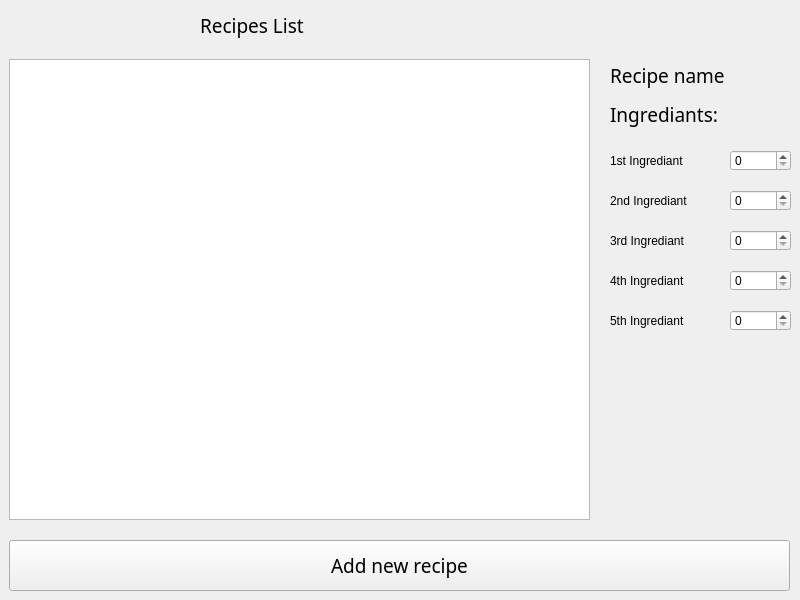
<?xml version="1.0" encoding="UTF-8"?>
<ui version="4.0">
 <class>Widget</class>
 <widget class="QWidget" name="Widget">
  <property name="geometry">
   <rect>
    <x>0</x>
    <y>0</y>
    <width>800</width>
    <height>600</height>
   </rect>
  </property>
  <property name="windowTitle">
   <string>Widget</string>
  </property>
  <widget class="QSplitter" name="splitter">
   <property name="geometry">
    <rect>
     <x>9</x>
     <y>59</y>
     <width>581</width>
     <height>461</height>
    </rect>
   </property>
   <property name="orientation">
    <enum>Qt::Horizontal</enum>
   </property>
   <widget class="QWidget" name="layoutWidget">
    <layout class="QVBoxLayout" name="verticalLayout_3">
     <item>
      <widget class="QListView" name="recipes_listView">
       <property name="font">
        <font>
         <pointsize>10</pointsize>
        </font>
       </property>
      </widget>
     </item>
    </layout>
   </widget>
  </widget>
  <widget class="QPushButton" name="pushButton">
   <property name="geometry">
    <rect>
     <x>9</x>
     <y>540</y>
     <width>781</width>
     <height>51</height>
    </rect>
   </property>
   <property name="font">
    <font>
     <family>Tempus Sans ITC</family>
     <pointsize>14</pointsize>
    </font>
   </property>
   <property name="text">
    <string>Add new recipe</string>
   </property>
  </widget>
  <widget class="QLabel" name="label">
   <property name="geometry">
    <rect>
     <x>200</x>
     <y>10</y>
     <width>211</width>
     <height>31</height>
    </rect>
   </property>
   <property name="font">
    <font>
     <family>Tempus Sans ITC</family>
     <pointsize>14</pointsize>
    </font>
   </property>
   <property name="text">
    <string>Recipes List</string>
   </property>
  </widget>
  <widget class="QLabel" name="recipe_name">
   <property name="geometry">
    <rect>
     <x>610</x>
     <y>60</y>
     <width>181</width>
     <height>31</height>
    </rect>
   </property>
   <property name="font">
    <font>
     <family>Tempus Sans ITC</family>
     <pointsize>14</pointsize>
     <bold>false</bold>
    </font>
   </property>
   <property name="text">
    <string>Recipe name</string>
   </property>
  </widget>
  <widget class="QLabel" name="in1">
   <property name="geometry">
    <rect>
     <x>610</x>
     <y>150</y>
     <width>121</width>
     <height>21</height>
    </rect>
   </property>
   <property name="text">
    <string>1st Ingrediant</string>
   </property>
  </widget>
  <widget class="QLabel" name="in2">
   <property name="geometry">
    <rect>
     <x>610</x>
     <y>190</y>
     <width>121</width>
     <height>21</height>
    </rect>
   </property>
   <property name="text">
    <string>2nd Ingrediant</string>
   </property>
  </widget>
  <widget class="QLabel" name="in3">
   <property name="geometry">
    <rect>
     <x>610</x>
     <y>230</y>
     <width>121</width>
     <height>21</height>
    </rect>
   </property>
   <property name="text">
    <string>3rd Ingrediant</string>
   </property>
  </widget>
  <widget class="QLabel" name="in4">
   <property name="geometry">
    <rect>
     <x>610</x>
     <y>270</y>
     <width>121</width>
     <height>21</height>
    </rect>
   </property>
   <property name="text">
    <string>4th Ingrediant</string>
   </property>
  </widget>
  <widget class="QLabel" name="in5">
   <property name="geometry">
    <rect>
     <x>610</x>
     <y>310</y>
     <width>121</width>
     <height>21</height>
    </rect>
   </property>
   <property name="text">
    <string>5th Ingrediant</string>
   </property>
  </widget>
  <widget class="QSpinBox" name="spin1">
   <property name="geometry">
    <rect>
     <x>730</x>
     <y>150</y>
     <width>61</width>
     <height>21</height>
    </rect>
   </property>
  </widget>
  <widget class="QSpinBox" name="spin2">
   <property name="geometry">
    <rect>
     <x>730</x>
     <y>190</y>
     <width>61</width>
     <height>21</height>
    </rect>
   </property>
  </widget>
  <widget class="QSpinBox" name="spin3">
   <property name="geometry">
    <rect>
     <x>730</x>
     <y>230</y>
     <width>61</width>
     <height>21</height>
    </rect>
   </property>
  </widget>
  <widget class="QSpinBox" name="spin4">
   <property name="geometry">
    <rect>
     <x>730</x>
     <y>270</y>
     <width>61</width>
     <height>21</height>
    </rect>
   </property>
  </widget>
  <widget class="QSpinBox" name="spin5">
   <property name="geometry">
    <rect>
     <x>730</x>
     <y>310</y>
     <width>61</width>
     <height>21</height>
    </rect>
   </property>
  </widget>
  <widget class="QLabel" name="label_2">
   <property name="geometry">
    <rect>
     <x>610</x>
     <y>99</y>
     <width>151</width>
     <height>31</height>
    </rect>
   </property>
   <property name="font">
    <font>
     <family>Tempus Sans ITC</family>
     <pointsize>14</pointsize>
    </font>
   </property>
   <property name="text">
    <string>Ingrediants:</string>
   </property>
   <property name="textFormat">
    <enum>Qt::AutoText</enum>
   </property>
  </widget>
 </widget>
 <resources/>
 <connections/>
</ui>
